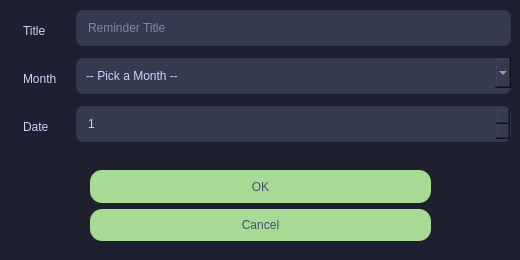
<?xml version="1.0" encoding="UTF-8"?>
<ui version="4.0">
 <class>Dialog</class>
 <widget class="QDialog" name="Dialog">
  <property name="geometry">
   <rect>
    <x>0</x>
    <y>0</y>
    <width>520</width>
    <height>260</height>
   </rect>
  </property>
  <property name="sizePolicy">
   <sizepolicy hsizetype="Fixed" vsizetype="Fixed">
    <horstretch>0</horstretch>
    <verstretch>0</verstretch>
   </sizepolicy>
  </property>
  <property name="minimumSize">
   <size>
    <width>520</width>
    <height>260</height>
   </size>
  </property>
  <property name="maximumSize">
   <size>
    <width>520</width>
    <height>260</height>
   </size>
  </property>
  <property name="windowTitle">
   <string>Reminder</string>
  </property>
  <property name="styleSheet">
   <string notr="true">* {
	background-color: #1e2030;
	color: #cad3f5;
	font: 10pt &quot;Arial&quot;;
	outline: none;
	border: none;
}

QDialogButtonBox QPushButton {
	background:  #a6da95;
	color: #4c4f69;
	border-radius: 12px;
	padding: 10px;
}

QDialogButtonBox QPushButton:hover {
	background:  #40a02b;
	color: #babbf1;
}

QLineEdit {
	background-color: #363a4f;
	border-radius: 8px;
	margin-bottom: 6px;
}

QComboBox {
	background-color: #363a4f;
	padding: 10px;
	border-radius: 8px;
	margin-bottom: 6px;
}

QComboBox QAbstractItemView {
	background-color: #494d64;
	color:  #cad3f5;
	selection-background-color: #8bd5ca; 
	selection-color: #4c4f69;
	border: 2px solid #8087a2;
	border-radius: 8px;
}

QSpinBox {
	background-color: #363a4f;
	padding: 10px;
	border-radius: 8px;
	margin-bottom: 6px;
}</string>
  </property>
  <widget class="QDialogButtonBox" name="buttonBox">
   <property name="geometry">
    <rect>
     <x>90</x>
     <y>170</y>
     <width>341</width>
     <height>71</height>
    </rect>
   </property>
   <property name="orientation">
    <enum>Qt::Vertical</enum>
   </property>
   <property name="standardButtons">
    <set>QDialogButtonBox::Cancel|QDialogButtonBox::Ok</set>
   </property>
  </widget>
  <widget class="QWidget" name="widget" native="true">
   <property name="geometry">
    <rect>
     <x>10</x>
     <y>10</y>
     <width>501</width>
     <height>151</height>
    </rect>
   </property>
   <property name="styleSheet">
    <string notr="true">padding: 10px;</string>
   </property>
   <widget class="QWidget" name="formLayoutWidget">
    <property name="geometry">
     <rect>
      <x>0</x>
      <y>0</y>
      <width>501</width>
      <height>143</height>
     </rect>
    </property>
    <layout class="QFormLayout" name="formLayout">
     <item row="0" column="0">
      <widget class="QLabel" name="titleLabel">
       <property name="text">
        <string>Title</string>
       </property>
      </widget>
     </item>
     <item row="0" column="1">
      <widget class="QLineEdit" name="titleLineEdit">
       <property name="placeholderText">
        <string>Reminder Title</string>
       </property>
      </widget>
     </item>
     <item row="1" column="0">
      <widget class="QLabel" name="monthLabel">
       <property name="text">
        <string>Month</string>
       </property>
      </widget>
     </item>
     <item row="1" column="1">
      <widget class="QComboBox" name="monthComboBox">
       <item>
        <property name="text">
         <string>-- Pick a Month --</string>
        </property>
       </item>
       <item>
        <property name="text">
         <string>January</string>
        </property>
       </item>
       <item>
        <property name="text">
         <string>February</string>
        </property>
       </item>
       <item>
        <property name="text">
         <string>April</string>
        </property>
       </item>
       <item>
        <property name="text">
         <string>May</string>
        </property>
       </item>
       <item>
        <property name="text">
         <string>June</string>
        </property>
       </item>
       <item>
        <property name="text">
         <string>July</string>
        </property>
       </item>
       <item>
        <property name="text">
         <string>August</string>
        </property>
       </item>
       <item>
        <property name="text">
         <string>September</string>
        </property>
       </item>
       <item>
        <property name="text">
         <string>October</string>
        </property>
       </item>
       <item>
        <property name="text">
         <string>November</string>
        </property>
       </item>
       <item>
        <property name="text">
         <string>December</string>
        </property>
       </item>
      </widget>
     </item>
     <item row="2" column="0">
      <widget class="QLabel" name="dateLabel">
       <property name="text">
        <string>Date</string>
       </property>
      </widget>
     </item>
     <item row="2" column="1">
      <widget class="QSpinBox" name="dateSpinBox">
       <property name="minimum">
        <number>1</number>
       </property>
       <property name="maximum">
        <number>31</number>
       </property>
      </widget>
     </item>
    </layout>
   </widget>
  </widget>
 </widget>
 <resources/>
 <connections>
  <connection>
   <sender>buttonBox</sender>
   <signal>accepted()</signal>
   <receiver>Dialog</receiver>
   <slot>accept()</slot>
   <hints>
    <hint type="sourcelabel">
     <x>248</x>
     <y>254</y>
    </hint>
    <hint type="destinationlabel">
     <x>157</x>
     <y>274</y>
    </hint>
   </hints>
  </connection>
  <connection>
   <sender>buttonBox</sender>
   <signal>rejected()</signal>
   <receiver>Dialog</receiver>
   <slot>reject()</slot>
   <hints>
    <hint type="sourcelabel">
     <x>316</x>
     <y>260</y>
    </hint>
    <hint type="destinationlabel">
     <x>286</x>
     <y>274</y>
    </hint>
   </hints>
  </connection>
 </connections>
</ui>
